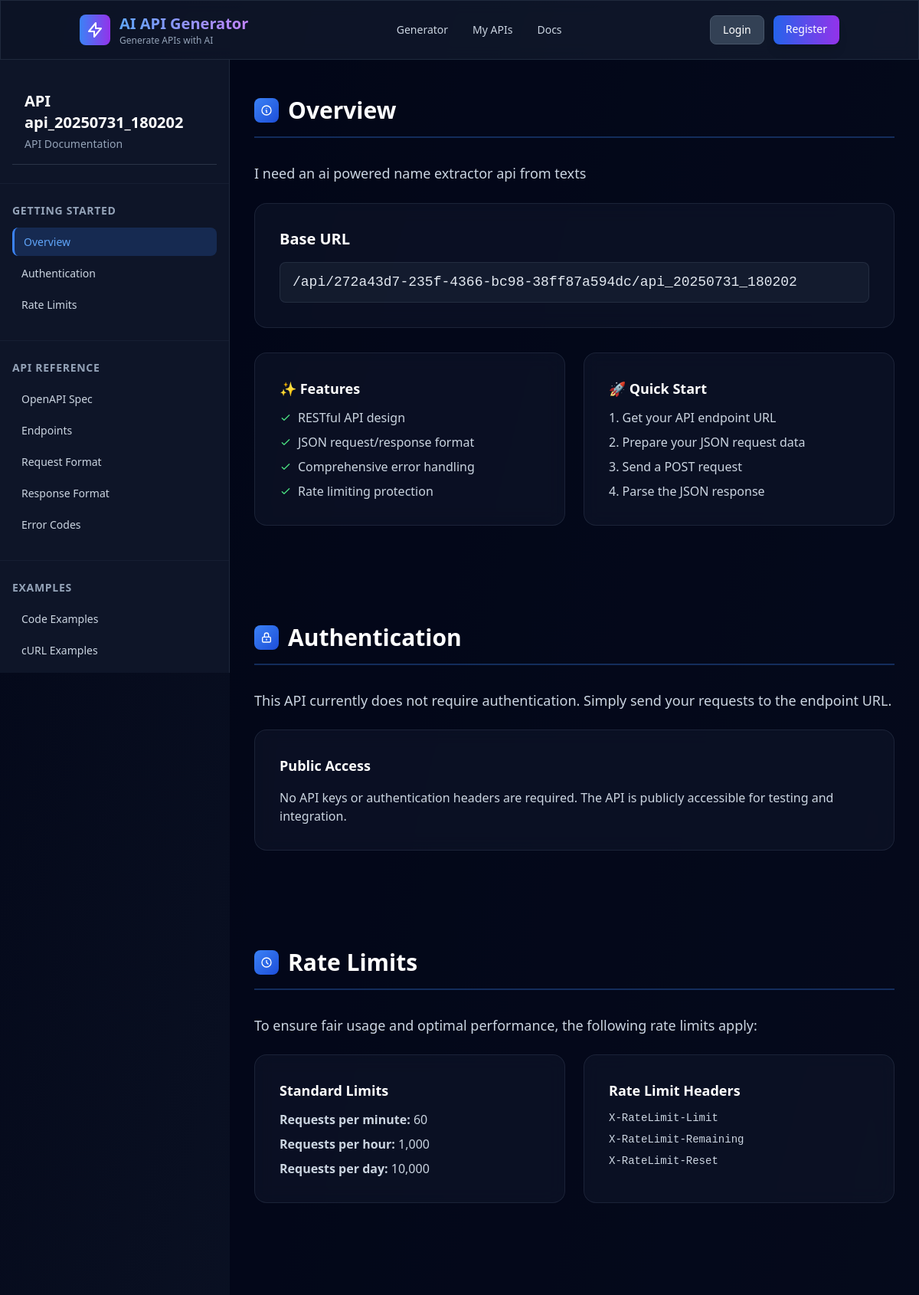
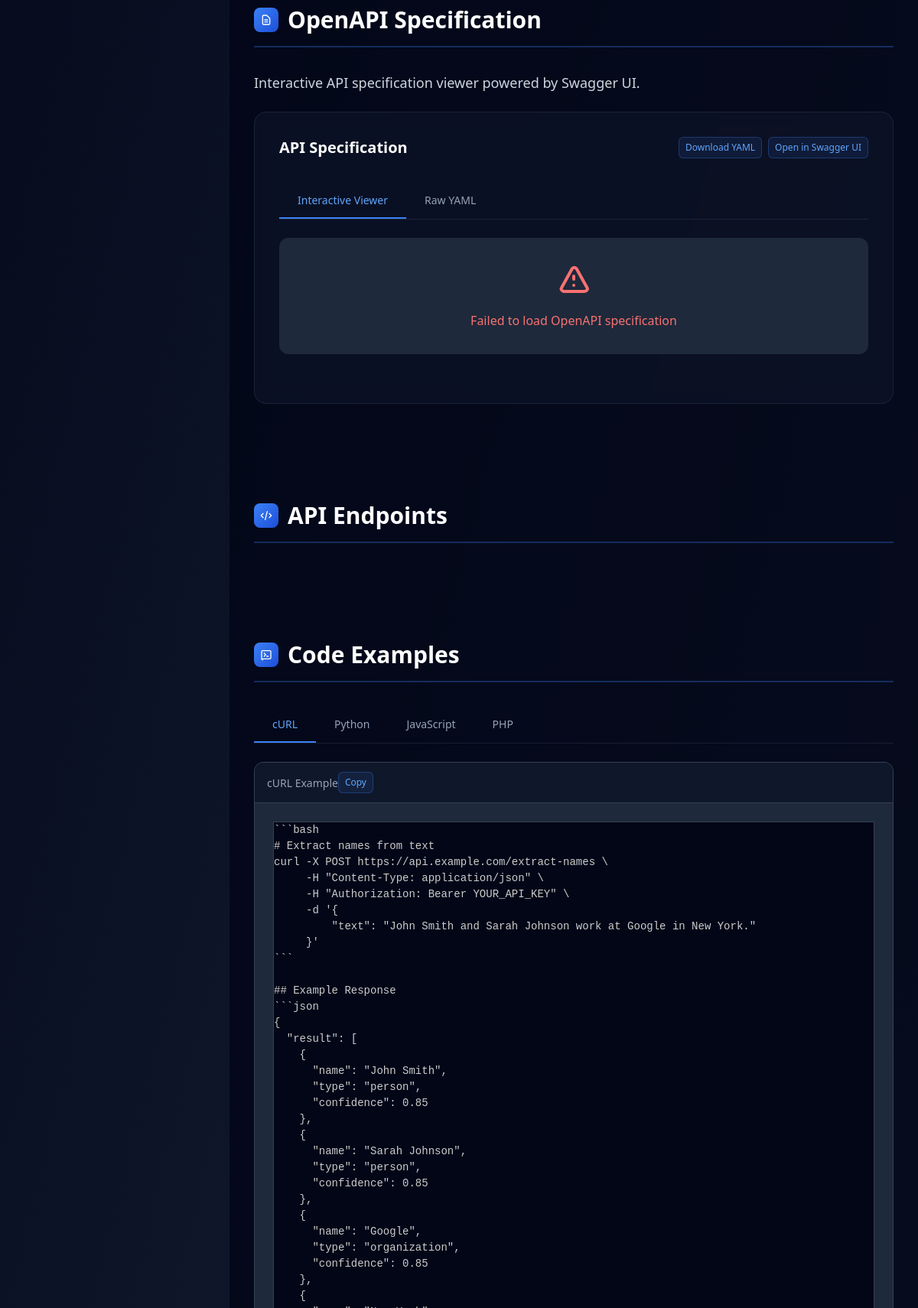
Screenshot of /api/272a43d7-235f-4366-bc98-38ff87a594dc/api_20250731_180202/docs (upper part) with the database file from the repository (2 pictures, top to bottom).
### app/services/database.py (models this page shows)
class SavedAPIDB(Base):
    __tablename__ = "saved_apis"
    id = Column(Integer, primary_key=True, index=True, autoincrement=True)
    api_slug = Column(String, index=True, nullable=False)
    user_id = Column(String, index=True, nullable=False)
    api_name = Column(String, nullable=False)
    prompt = Column(Text, nullable=False)
    endpoint_url = Column(String, nullable=False)
    documentation = Column(Text, nullable=False)
    curl_example = Column(Text, nullable=False)
    sample_input = Column(Text, nullable=True)
    expected_output = Column(Text, nullable=True)
    created_at = Column(DateTime, default=datetime.utcnow, nullable=False)
    saved_at = Column(DateTime, default=datetime.utcnow, nullable=False)
    is_saved = Column(Boolean, default=True, nullable=False)

### app/main.py (the view)
@app.get("/api/{user_id}/{api_slug}/docs", response_class=HTMLResponse)
async def api_documentation_page(request: Request, user_id: str, api_slug: str):
    try:
        api_details = await file_service.get_api_details(user_id, api_slug)
        base_url = f"{settings.API_PREFIX}/{user_id}/{api_slug}"
        return templates.TemplateResponse("api_documentation.html", {
            "request": request,
            "user_id": user_id,
            "api_slug": api_slug,
            "api_name": api_details.get('api_name', f"API {api_slug}"),
            "description": api_details.get('prompt', 'API endpoint for processing requests'),
            "base_url": base_url,
            "curl_example": api_details.get('curl_example', f'curl -X POST "{base_url}" \\\n  -H "Content-Type: application/json" \\\n  -d \'{{\"example\": \"value\"}}\'')
        })
    except Exception as e:
        logger.error(f"Failed to load API documentation: {str(e)}")
        raise HTTPException(
            status_code=404,
            detail=f"API documentation not found: {str(e)}"
        )

### templates/api_documentation.html (shortened to what this page needs)
{% extends "base.html" %}
{% block extra_head %}
    <link rel="stylesheet" href="https://cdnjs.cloudflare.com/ajax/libs/prism/1.29.0/themes/prism-tomorrow.min.css">
    <link rel="stylesheet" type="text/css" href="https://unpkg.com/swagger-ui-dist@5.9.0/swagger-ui.css" />
    <link rel="stylesheet" href="/static/docs.css">
{% endblock %}
{% block content %}
<div class="docs-container">
    <nav class="docs-sidebar">
        <div class="nav-section">
            <div class="p-4 border-b border-slate-600/50">
                <h1 class="text-xl font-bold text-white">{{ api_name }}</h1>
                <p class="text-sm text-slate-400 mt-1">API Documentation</p>
            </div>
        </div>
        <div class="nav-section">
            <div class="nav-title">Getting Started</div>
            <a href="#overview" class="nav-item active">Overview</a>
            <a href="#authentication" class="nav-item">Authentication</a>
            <a href="#rate-limits" class="nav-item">Rate Limits</a>
        </div>
        <div class="nav-section">
            <div class="nav-title">API Reference</div>
            <a href="#openapi-spec" class="nav-item">OpenAPI Spec</a>
            <a href="#endpoints" class="nav-item">Endpoints</a>
            <a href="#request-format" class="nav-item">Request Format</a>
            <a href="#response-format" class="nav-item">Response Format</a>
            <a href="#error-codes" class="nav-item">Error Codes</a>
        </div>
        <div class="nav-section">
            <div class="nav-title">Examples</div>
            <a href="#code-examples" class="nav-item">Code Examples</a>
            <a href="#curl-examples" class="nav-item">cURL Examples</a>
            <a href="#interactive-test" class="nav-item">Try It Out</a>
        </div>
    </nav>
    <main class="docs-content">
        <section id="overview" class="content-section">
            <div class="section-header">
                <div class="section-icon">
                    <svg class="w-4 h-4" fill="none" stroke="currentColor" viewBox="0 0 24 24">
                        <path stroke-linecap="round" stroke-linejoin="round" stroke-width="2" d="M13 16h-1v-4h-1m1-4h.01M21 12a9 9 0 11-18 0 9 9 0 0118 0z"></path>
                    </svg>
                </div>
                <h2 class="text-3xl font-bold text-white">Overview</h2>
            </div>
            <div class="prose prose-invert max-w-none">
                <p class="text-lg text-slate-300 leading-relaxed mb-6">{{ description }}</p>
                <div class="endpoint-card">
                    <h3 class="text-xl font-semibold text-white mb-4">Base URL</h3>
                    <div class="endpoint-url">{{ base_url }}</div>
                </div>
                <div class="grid md:grid-cols-2 gap-6 mt-8">
                    <div class="endpoint-card">
                        <h4 class="text-lg font-semibold text-white mb-3">✨ Features</h4>
                        <ul class="space-y-2 text-slate-300">
                            <li class="flex items-center gap-2">
                                <svg class="w-4 h-4 text-green-400" fill="none" stroke="currentColor" viewBox="0 0 24 24">
                                    <path stroke-linecap="round" stroke-linejoin="round" stroke-width="2" d="M5 13l4 4L19 7"></path>
                                </svg>
                                RESTful API design
                            </li>
                            <li class="flex items-center gap-2">
                                <svg class="w-4 h-4 text-green-400" fill="none" stroke="currentColor" viewBox="0 0 24 24">
                                    <path stroke-linecap="round" stroke-linejoin="round" stroke-width="2" d="M5 13l4 4L19 7"></path>
                                </svg>
                                JSON request/response format
                            </li>
                            <li class="flex items-center gap-2">
                                <svg class="w-4 h-4 text-green-400" fill="none" stroke="currentColor" viewBox="0 0 24 24">
                                    <path stroke-linecap="round" stroke-linejoin="round" stroke-width="2" d="M5 13l4 4L19 7"></path>
                                </svg>
                                Comprehensive error handling
                            </li>
                            <li class="flex items-center gap-2">
                                <svg class="w-4 h-4 text-green-400" fill="none" stroke="currentColor" viewBox="0 0 24 24">
                                    <path stroke-linecap="round" stroke-linejoin="round" stroke-width="2" d="M5 13l4 4L19 7"></path>
                                </svg>
                                Rate limiting protection
                            </li>
                        </ul>
                    </div>
                    <div class="endpoint-card">
                        <h4 class="text-lg font-semibold text-white mb-3">🚀 Quick Start</h4>
                        <ol class="space-y-2 text-slate-300 list-decimal list-inside">
                            <li>Get your API endpoint URL</li>
                            <li>Prepare your JSON request data</li>
                            <li>Send a POST request</li>
                            <li>Parse the JSON response</li>
                        </ol>
                    </div>
                </div>
            </div>
        </section>
        <section id="authentication" class="content-section">
            <div class="section-header">
                <div class="section-icon">
                    <svg class="w-4 h-4" fill="none" stroke="currentColor" viewBox="0 0 24 24">
                        <path stroke-linecap="round" stroke-linejoin="round" stroke-width="2" d="M12 15v2m-6 4h12a2 2 0 002-2v-6a2 2 0 00-2-2H6a2 2 0 00-2 2v6a2 2 0 002 2zm10-10V7a4 4 0 00-8 0v4h8z"></path>
                    </svg>
                </div>
                <h2 class="text-3xl font-bold text-white">Authentication</h2>
            </div>
            <div class="prose prose-invert max-w-none">
                <p class="text-lg text-slate-300 mb-6">This API currently does not require authentication. Simply send your requests to the endpoint URL.</p>
                <div class="endpoint-card">
                    <h3 class="text-lg font-semibold text-white mb-4">Public Access</h3>
                    <p class="text-slate-300">No API keys or authentication headers are required. The API is publicly accessible for testing and integration.</p>
                </div>
            </div>
        </section>
        <section id="rate-limits" class="content-section">
            <div class="section-header">
                <div class="section-icon">
                    <svg class="w-4 h-4" fill="none" stroke="currentColor" viewBox="0 0 24 24">
                        <path stroke-linecap="round" stroke-linejoin="round" stroke-width="2" d="M12 8v4l3 3m6-3a9 9 0 11-18 0 9 9 0 0118 0z"></path>
                    </svg>
                </div>
                <h2 class="text-3xl font-bold text-white">Rate Limits</h2>
            </div>
            <div class="prose prose-invert max-w-none">
                <p class="text-lg text-slate-300 mb-6">To ensure fair usage and optimal performance, the following rate limits apply:</p>
                <div class="grid md:grid-cols-2 gap-6">
                    <div class="endpoint-card">
                        <h4 class="text-lg font-semibold text-white mb-3">Standard Limits</h4>
                        <ul class="space-y-2 text-slate-300">
                            <li><strong>Requests per minute:</strong> 60</li>
                            <li><strong>Requests per hour:</strong> 1,000</li>
                            <li><strong>Requests per day:</strong> 10,000</li>
                        </ul>
                    </div>
                    <div class="endpoint-card">
                        <h4 class="text-lg font-semibold text-white mb-3">Rate Limit Headers</h4>
                        <ul class="space-y-2 text-slate-300 font-mono text-sm">
                            <li><code>X-RateLimit-Limit</code></li>
                            <li><code>X-RateLimit-Remaining</code></li>
                            <li><code>X-RateLimit-Reset</code></li>
                        </ul>
                    </div>
                </div>
            </div>
        </section>
        <section id="openapi-spec" class="content-section">
            <div class="section-header">
                <div class="section-icon">
                    <svg class="w-4 h-4" fill="none" stroke="currentColor" viewBox="0 0 24 24">
                        <path stroke-linecap="round" stroke-linejoin="round" stroke-width="2" d="M9 12h6m-6 4h6m2 5H7a2 2 0 01-2-2V5a2 2 0 012-2h5.586a1 1 0 01.707.293l5.414 5.414a1 1 0 01.293.707V19a2 2 0 01-2 2z"></path>
                    </svg>
                </div>
                <h2 class="text-3xl font-bold text-white">OpenAPI Specification</h2>
            </div>
            <div class="prose prose-invert max-w-none">
                <p class="text-lg text-slate-300 mb-6">Interactive API specification viewer powered by Swagger UI.</p>
                <div class="endpoint-card">
                    <div class="flex items-center justify-between mb-4">
                        <h3 class="text-xl font-semibold text-white">API Specification</h3>
                        <div class="flex gap-2">
                            <button onclick="downloadOpenAPISpec()" class="copy-btn">Download YAML</button>
                            <button onclick="viewSwaggerUI()" class="copy-btn">Open in Swagger UI</button>
                        </div>
                    </div>
                    <div class="tabs-container">
                        <div class="tabs-nav">
                            <button class="tab-button active" onclick="switchSpecTab('viewer')">Interactive Viewer</button>
                            <button class="tab-button" onclick="switchSpecTab('raw')">Raw YAML</button>
                        </div>
                        <div id="viewer-tab" class="tab-content active">
                            <div id="swagger-ui" style="background: #1e293b; border-radius: 0.75rem; overflow: hidden;">
                            </div>
                        </div>
                    </div>
                </div>
            </div>
        </section>
        <section id="endpoints" class="content-section">
            <div class="section-header">
                <div class="section-icon">
                    <svg class="w-4 h-4" fill="none" stroke="currentColor" viewBox="0 0 24 24">
                        <path stroke-linecap="round" stroke-linejoin="round" stroke-width="2" d="M10 20l4-16m4 4l4 4-4 4M6 16l-4-4 4-4"></path>
                    </svg>
                </div>
                <h2 class="text-3xl font-bold text-white">API Endpoints</h2>
            </div>
        </section>
        <section id="code-examples" class="content-section">
            <div class="section-header">
                <div class="section-icon">
                    <svg class="w-4 h-4" fill="none" stroke="currentColor" viewBox="0 0 24 24">
                        <path stroke-linecap="round" stroke-linejoin="round" stroke-width="2" d="M8 9l3 3-3 3m5 0h3M5 20h14a2 2 0 002-2V6a2 2 0 00-2-2H5a2 2 0 00-2 2v14a2 2 0 002 2z"></path>
                    </svg>
                </div>
                <h2 class="text-3xl font-bold text-white">Code Examples</h2>
            </div>
            <div class="tabs-container">
                <div class="tabs-nav">
                    <button class="tab-button active" onclick="switchCodeTab('curl')">cURL</button>
                    <button class="tab-button" onclick="switchCodeTab('python')">Python</button>
                    <button class="tab-button" onclick="switchCodeTab('javascript')">JavaScript</button>
                    <button class="tab-button" onclick="switchCodeTab('php')">PHP</button>
                </div>
                <div id="curl-tab" class="tab-content active">
                    <div class="code-block">
                        <div class="code-header">
                            <div class="code-title">cURL Example</div>
                            <button class="copy-btn" onclick="copyCode('curl-code')">Copy</button>
                        </div>
                        <div class="code-content">
                            <pre><code id="curl-code" class="language-bash">{{ curl_example }}</code></pre>
                        </div>
                    </div>
                </div>
            </div>
        </section>
    </main>
</div>
{% endblock %}

### rows the page displays
SavedAPIDB: api_name "API api_20250731_180202", prompt "I need an ai powered name extractor api from texts", endpoint_url "/api/272a43d7-235f-4366-bc98-38ff87a594dc/api_20250731_180202"
